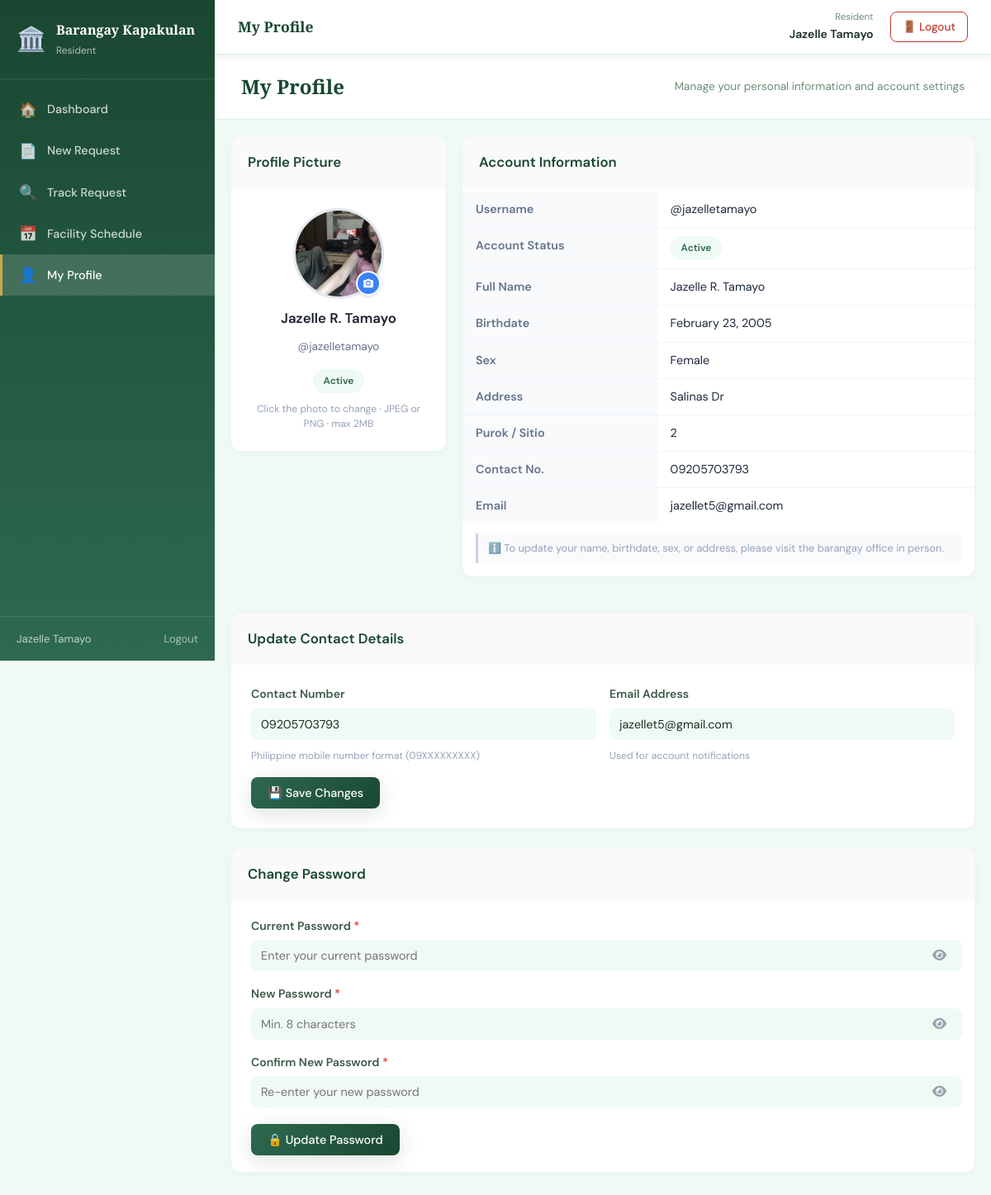
The app's page /resident/my_profile.php (signed in) with its own data.
### tables this page shows
CREATE TABLE `useraccount` (
  `UserAccountID` int(11) NOT NULL,
  `ResidentID` int(11) DEFAULT NULL,
  `Username` varchar(100) NOT NULL,
  `PasswordHash` varchar(255) NOT NULL,
  `Role` enum('captain','secretary','staff','sysadmin','resident') NOT NULL,
  `AccountStatus` enum('Active','Inactive','PendingVerification','Rejected') DEFAULT 'PendingVerification',
  `FullName` varchar(255) DEFAULT NULL,
  `Email` varchar(150) DEFAULT NULL,
  `VerifiedBy` int(11) DEFAULT NULL,
  `VerifiedAt` datetime DEFAULT NULL,
  `RejectionReason` text DEFAULT NULL,
  `CreatedAt` datetime DEFAULT current_timestamp(),
  `UpdatedAt` datetime DEFAULT current_timestamp() ON UPDATE current_timestamp()
);

CREATE TABLE `resident` (
  `ResidentID` int(11) NOT NULL,
  `FirstName` varchar(100) NOT NULL,
  `MiddleName` varchar(100) DEFAULT NULL,
  `LastName` varchar(100) NOT NULL,
  `Birthdate` date NOT NULL,
  `Sex` enum('Male','Female') NOT NULL,
  `Address` varchar(255) NOT NULL,
  `Purok` varchar(100) DEFAULT NULL,
  `ContactNumber` varchar(20) DEFAULT NULL,
  `Email` varchar(150) DEFAULT NULL,
  `GovIDType` varchar(50) DEFAULT NULL,
  `GovIDNumber` varchar(100) DEFAULT NULL,
  `GovIDImagePath` varchar(255) DEFAULT NULL,
  `ProfilePicture` varchar(255) DEFAULT NULL,
  `Status` enum('Active','Inactive') DEFAULT 'Active',
  `CreatedAt` datetime DEFAULT current_timestamp(),
  `UpdatedAt` datetime DEFAULT current_timestamp() ON UPDATE current_timestamp()
);

### resident/my_profile.php (the view, shortened to what this page needs)
<?php
include '../includes/header.php';
$user_id = $_SESSION['user_id'];
$pdo     = get_db();
$stmt = $pdo->prepare("
    SELECT r.*, ua.Username, ua.AccountStatus, ua.Email AS account_email
    FROM Resident r
    JOIN UserAccount ua ON r.ResidentID = ua.ResidentID
    WHERE ua.UserAccountID = ?
");
$stmt->execute([$user_id]);
$resident = $stmt->fetch(PDO::FETCH_ASSOC);
$profile_pic_path = !empty($resident['ProfilePicture'])
    ? '/BARANGAY_CONNECT/' . $resident['ProfilePicture']
    : null;
?>
<div class="app-layout">
    <?php include '../includes/sidebar.php'; ?>
    <main class="main-content">
        <?php include '../includes/navbar.php'; ?>
        <div class="page-header">
            <h1>My Profile</h1>
            <span class="page-subtitle">Manage your personal information and account settings</span>
        </div>
        <div class="page-body">
            <div class="profile-top-row">
                <div class="card profile-avatar-card">
                    <div class="card-header">
                        <h3>Profile Picture</h3>
                    </div>
                    <form id="avatarForm" method="POST"
                          action="../handlers/profile_update_handler.php"
                          enctype="multipart/form-data">
                        <div class="avatar-body">
                            <div id="avatarWrapper"
                                 onclick="document.getElementById('profile_picture').click()"
                                 title="Click to change photo"
                                 class="avatar-ring">
                                <?php if ($profile_pic_path): ?>
                                    <img id="avatarPreview"
                                         src="<?= htmlspecialchars($profile_pic_path) ?>?v=<?= time() ?>"
                                         alt="Profile" class="avatar-img" style="display:block;">
                                <?php endif; ?>
                                <div class="avatar-camera-badge">
                                    <svg xmlns="http://www.w3.org/2000/svg" width="14" height="14"
                                         fill="white" viewBox="0 0 24 24">
                                        <path d="M12 15.2a3.2 3.2 0 1 0 0-6.4 3.2 3.2 0 0 0 0 6.4Z"/>
                                        <path d="M9 3 7.17 5H4a2 2 0 0 0-2 2v12a2 2 0 0 0 2 2h16
                                                 a2 2 0 0 0 2-2V7a2 2 0 0 0-2-2h-3.17L15 3H9Zm3 14
                                                 a5 5 0 1 1 0-10 5 5 0 0 1 0 10Z"/>
                                    </svg>
                                </div>
                            </div>
                            <div class="avatar-name">
                                <?= htmlspecialchars(trim(
                                    $resident['FirstName'] . ' ' .
                                    ($resident['MiddleName'] ? $resident['MiddleName'] . ' ' : '') .
                                    $resident['LastName']
                                )) ?>
                            </div>
                            <div class="avatar-username">
                                @<?= htmlspecialchars($resident['Username']) ?>
                            </div>
                            <div style="margin-top:6px;">
                                <span class="status-badge status-<?= strtolower($resident['AccountStatus']) ?>">
                                    <?= htmlspecialchars($resident['AccountStatus']) ?>
                                </span>
                            </div>
                            <small class="avatar-hint">
                                Click the photo to change &middot; JPEG or PNG &middot; max 2MB
                            </small>
                        </div>
                    </form>
                </div>
                <div class="card profile-info-card">
                    <div class="card-header">
                        <h3>Account Information</h3>
                    </div>
                    <div class="info-table-wrap">
                        <table class="info-table">
                            <tr>
                                <th>Username</th>
                                <td>@<?= htmlspecialchars($resident['Username']) ?></td>
                            </tr>
                            <tr>
                                <th>Account Status</th>
                                <td>
                                    <span class="status-badge status-<?= strtolower($resident['AccountStatus']) ?>">
                                        <?= htmlspecialchars($resident['AccountStatus']) ?>
                                    </span>
                                </td>
                            </tr>
                            <tr>
                                <th>Full Name</th>
                                <td><?= htmlspecialchars(trim(
                                    $resident['FirstName'] . ' ' .
                                    ($resident['MiddleName'] ? $resident['MiddleName'] . ' ' : '') .
                                    $resident['LastName']
                                )) ?></td>
                            </tr>
                            <tr>
                                <th>Birthdate</th>
                                <td><?= $resident['Birthdate']
                                    ? date('F d, Y', strtotime($resident['Birthdate']))
                                    : '—' ?></td>
                            </tr>
                            <tr>
                                <th>Sex</th>
                                <td><?= htmlspecialchars($resident['Sex'] ?? '—') ?></td>
                            </tr>
                            <tr>
                                <th>Address</th>
                                <td><?= htmlspecialchars($resident['Address'] ?? '—') ?></td>
                            </tr>
                            <tr>
                                <th>Purok / Sitio</th>
                                <td><?= htmlspecialchars($resident['Purok'] ?? '—') ?></td>
                            </tr>
                            <tr>
                                <th>Contact No.</th>
                                <td><?= htmlspecialchars($resident['ContactNumber'] ?? '—') ?></td>
                            </tr>
                            <tr>
                                <th>Email</th>
                                <td><?= htmlspecialchars($resident['Email'] ?? '—') ?></td>
                            </tr>
                        </table>
                        <p class="info-note">
                            ℹ️ To update your name, birthdate, sex, or address, please visit the
                            barangay office in person.
                        </p>
                    </div>
                </div>
            </div>
            <div class="card mt-4">
                <div class="card-header">
                    <h3>Update Contact Details</h3>
                </div>
                <form method="POST" action="../handlers/profile_update_handler.php"
                      class="form-grid validate-form">
                    <div class="form-group">
                        <label for="contact">Contact Number</label>
                        <input type="text" id="contact" name="contact" class="form-input"
                               value="<?= htmlspecialchars($resident['ContactNumber'] ?? '') ?>"
                               placeholder="09XXXXXXXXX"
                               pattern="^(09|\+639)\d{9}$"
                               title="Enter a valid Philippine mobile number (e.g. 09XXXXXXXXX)">
                        <span class="field-hint">Philippine mobile number format (09XXXXXXXXX)</span>
                    </div>
                    <div class="form-group">
                        <label for="email">Email Address</label>
                        <input type="email" id="email" name="email" class="form-input"
                               value="<?= htmlspecialchars($resident['Email'] ?? '') ?>"
                               placeholder="you@example.com">
                        <span class="field-hint">Used for account notifications</span>
                    </div>
                    <div class="form-group form-full">
                        <div class="form-actions">
                            <button type="submit" class="btn btn-primary">💾 Save Changes</button>
                        </div>
                    </div>
                </form>
            </div>
            <div class="card mt-4">
                <div class="card-header">
                    <h3>Change Password</h3>
                </div>
                <form method="POST" action="../handlers/password_change_handler.php"
                      class="form-vertical validate-form" style="padding: 20px 24px;">
                    <div class="form-group">
                        <label for="current_password">
                            Current Password <span class="req">*</span>
                        </label>
                        <div class="input-wrap">
                            <input type="password" id="current_password"
                                   name="current_password" class="form-input pw-input"
                                   placeholder="Enter your current password" required>
                            <button type="button" class="input-toggle"
                                    onclick="togglePassword(this)" tabindex="-1">
                                <i class="fa fa-eye"></i>
                            </button>
                        </div>
                    </div>
                    <div class="form-group">
                        <label for="new_password">
                            New Password <span class="req">*</span>
                        </label>
                        <div class="input-wrap">
                            <input type="password" id="new_password"
                                   name="password" class="form-input pw-input"
                                   placeholder="Min. 8 characters" minlength="8" required>
                            <button type="button" class="input-toggle"
                                    onclick="togglePassword(this)" tabindex="-1">
                                <i class="fa fa-eye"></i>
                            </button>
                        </div>
                    </div>
                    <div class="form-group">
                        <label for="confirm_password">
                            Confirm New Password <span class="req">*</span>
                        </label>
                        <div class="input-wrap">
                            <input type="password" id="confirm_password"
                                   name="confirm_password" class="form-input pw-input"
                                   placeholder="Re-enter your new password" minlength="8" required>
                            <button type="button" class="input-toggle"
                                    onclick="togglePassword(this)" tabindex="-1">
                                <i class="fa fa-eye"></i>
                            </button>
                        </div>
                    </div>
                    <div class="form-actions" style="padding-top:4px;">
                        <button type="submit" class="btn btn-primary">🔒 Update Password</button>
                    </div>
                </form>
            </div>
        </div>
    </main>
</div>
<?php include '../includes/footer.php'; ?>

### records on screen
useraccount: ResidentID.ProfilePicture (picture), ResidentID.LastName "Jazelle R. Tamayo", Username "jazelletamayo", AccountStatus "Active", ResidentID.Birthdate "February 23, 2005", ResidentID.Sex "Female", ResidentID.Address "Salinas Dr", ResidentID.Purok "2", ResidentID.ContactNumber "09205703793", ResidentID.Email "jazellet5@gmail.com", contact "09205703793", email "jazellet5@gmail.com"

### other values on screen
get_setting('barangay_name', 'Barangay Connect') "Barangay Kapakulan"
$role_labels[$role] "Resident"
$icon "🏠"
$label "Dashboard"
$icon "📄"
$label "New Request"
$icon "🔍"
$label "Track Request"
$icon "📅"
$label "Facility Schedule"
$label "My Profile"
$_SESSION['full_name'] "Jazelle Tamayo"
$nav_title "My Profile"
